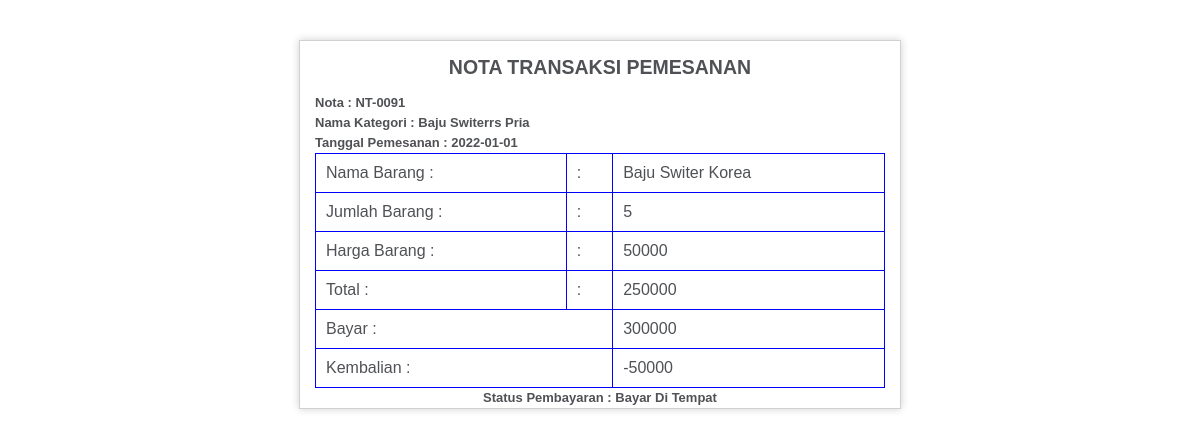
Screenshot of /edit_transaksi_pemesanan/1 with the database file from the repository.
### Aplikasi_ecomers2022/models.py (models this page shows, shortened)
class Model_transaksi_pemesanan1(models.Model):
	nota	=models.CharField(max_length = 25200)
	noktp	= models.CharField(max_length = 1200)
	nama_lengkap	=models.CharField(max_length = 25200)
	nama_kategori	=models.CharField(max_length = 25200)
	nama_barang	=models.CharField(max_length = 25200)
	jumlah_pesanan	=models.CharField(max_length = 25200)
	harga_barang	=models.CharField(max_length = 25200)
	total	=models.CharField(max_length = 25200)
	bayar	=models.CharField(max_length = 25200)
	kembalian	=models.CharField(max_length = 25200)
	status_pembayaran	=models.CharField(max_length = 25200)
	tanggal_pemesanan	=models.CharField(max_length = 25200)
	published = models.DateTimeField(auto_now_add = True)
	updated = models.DateTimeField(auto_now = True)

### Aplikasi_ecomers2022/views.py (the view)
# urls.py: url(r'^edit_transaksi_pemesanan/(?P<id_transaksi_pemesanan>[0-9]+)$',Edit_transaksi_pemesanan, name="edit_transaksi_pemesanan"),
def Edit_transaksi_pemesanan(request, id_transaksi_pemesanan):
	edit_data = Model_transaksi_pemesanan1.objects.get(id=id_transaksi_pemesanan)
	context = {'edit_data': edit_data}
	return render(request, 'Master_data/data_transaksi_pemesanan/nota.html',  context)

### Aplikasi_ecomers2022/templates/Master_data/data_transaksi_pemesanan/nota.html (shortened to what this page needs)
<html>
<head>
  <link href="/static/js_print/styles.css" rel="stylesheet" type="text/css" />
</head>
<body>
<div align="center">
<div id="container" style="width: 600px;">
<div id="body">
<div align="center">
<h2>NOTA TRANSAKSI PEMESANAN</h2>
</div>
<div align="left">
<b>Nota : {{edit_data.nota}}</b><br>
<b>Nama Kategori : {{edit_data.nama_kategori}}</b><br>
<b>Tanggal Pemesanan : {{edit_data.tanggal_pemesanan}}</b>
</div>
<table >
  <tr>
    <td>Nama Barang : </td><td>:</td><td>{{edit_data.nama_barang}}</td>
  </tr>
  <tr>
    <td>Jumlah Barang : </td><td>:</td><td>{{edit_data.jumlah_pesanan}}</td>
  </tr>
  <tr>
    <td>Harga Barang : </td><td>:</td><td>{{edit_data.harga_barang}}</td>
  </tr>
  <tr>
    <td>Total : </td><td>:</td><td>{{edit_data.total}}</td>
  </tr>
  <tr>
    <td colspan="2">Bayar : </td><td>{{edit_data.bayar}}</td>
  </tr>
  <tr>
    <td colspan="2">Kembalian : </td><td>{{edit_data.kembalian}}</td>
  </tr>
</table>
<b>Status Pembayaran : {{edit_data.status_pembayaran}}</b>
</div>
</div>
</div>
</body>
</html>

### Aplikasi_ecomers2022/static/js_print/styles.css (style rules this page uses)
body { background-color: #fff; margin: 40px; font: 13px/20px normal Helvetica, Arial, sans-serif; color: #4F5155; }
#body { margin: 0 15px 0 15px; }
#container { margin: 10px; border: 1px solid #D0D0D0; box-shadow: 0 0 8px #D0D0D0; }

### Aplikasi_ecomers2022/templates/Master_data/data_transaksi_pemesanan/nota.html (style rules this page uses)
table { border-collapse: collapse; width: 100%; }
table, th, td { border: 1px solid blue; }
td { padding: 10px; text-align: left; }

### rows the page displays
Model_transaksi_pemesanan1: nota "NT-0091", nama_kategori "Baju Switerrs Pria", tanggal_pemesanan "2022-01-01", nama_barang "Baju Switer Korea", jumlah_pesanan "5", harga_barang "50000", total "250000", bayar "300000", kembalian "-50000", status_pembayaran "Bayar Di Tempat"
